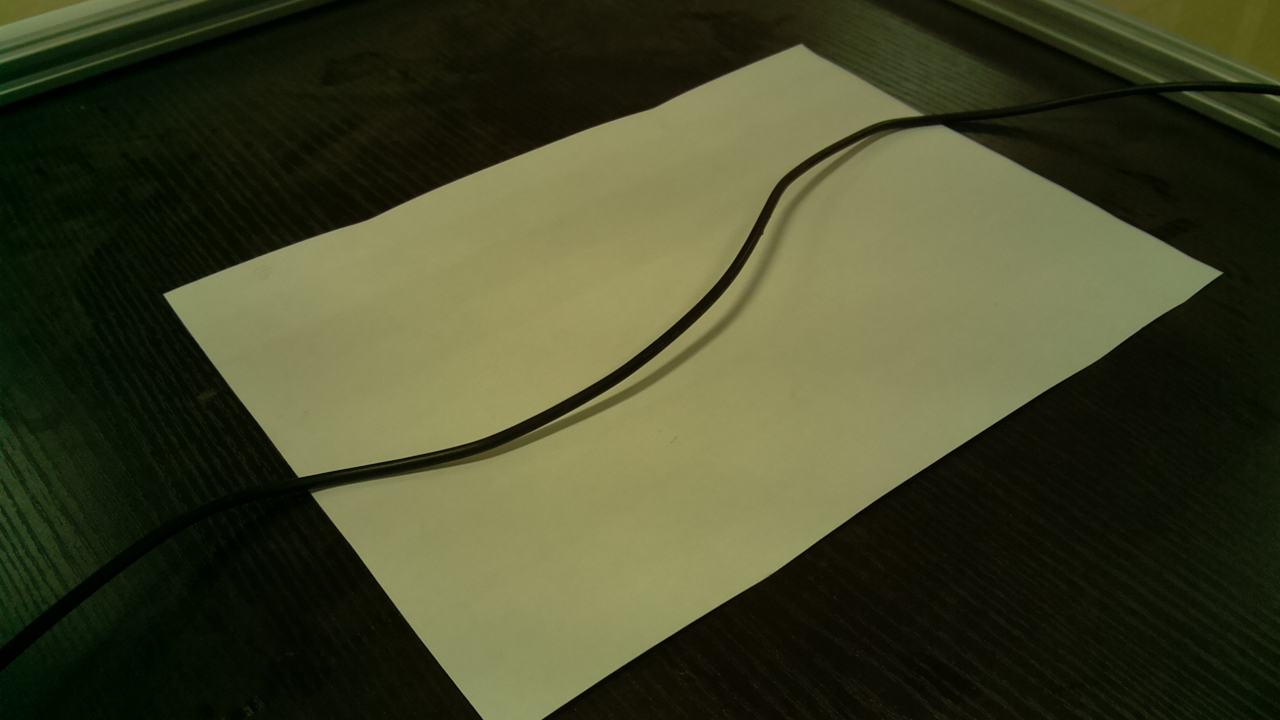
#> input picture Tube_pic/camera70_tube01.jpg, 1280 x 720 px, found by its file name
$ python findcounter.py   (older library calls are emulated)
#> lines starting #> are read from the running program, lines starting #| are printed output that depends on the picture; after the words box and inside, x2 and y2 are one past the last pixel; in counts of white or black regions, pixels touching at a corner belong together
# -*- coding: utf-8 -*-
"""
Created on Mon Nov 12 20:48:42 2018

@author: 施腾芮
"""

import cv2
import numpy as np

maxcnt = []
maxcnt2 = []

img = cv2.imread('D:\\twelve1212\\Tube_pic\\camera70_tube01.jpg')
#> img is the input picture: shape (720, 1280, 3); mean B, G, R 40.9, 69.3, 66.8
imgcopy = img.copy()
gray = cv2.cvtColor(imgcopy, cv2.COLOR_BGR2GRAY)
mask = np.zeros(gray.shape, dtype=np.uint8)
grayImage = cv2.medianBlur(gray, 5) #中值滤波
ret, binary = cv2.threshold(grayImage, 70, 200, cv2.THRESH_BINARY) #二值化 修改这个来改变轮廓条数
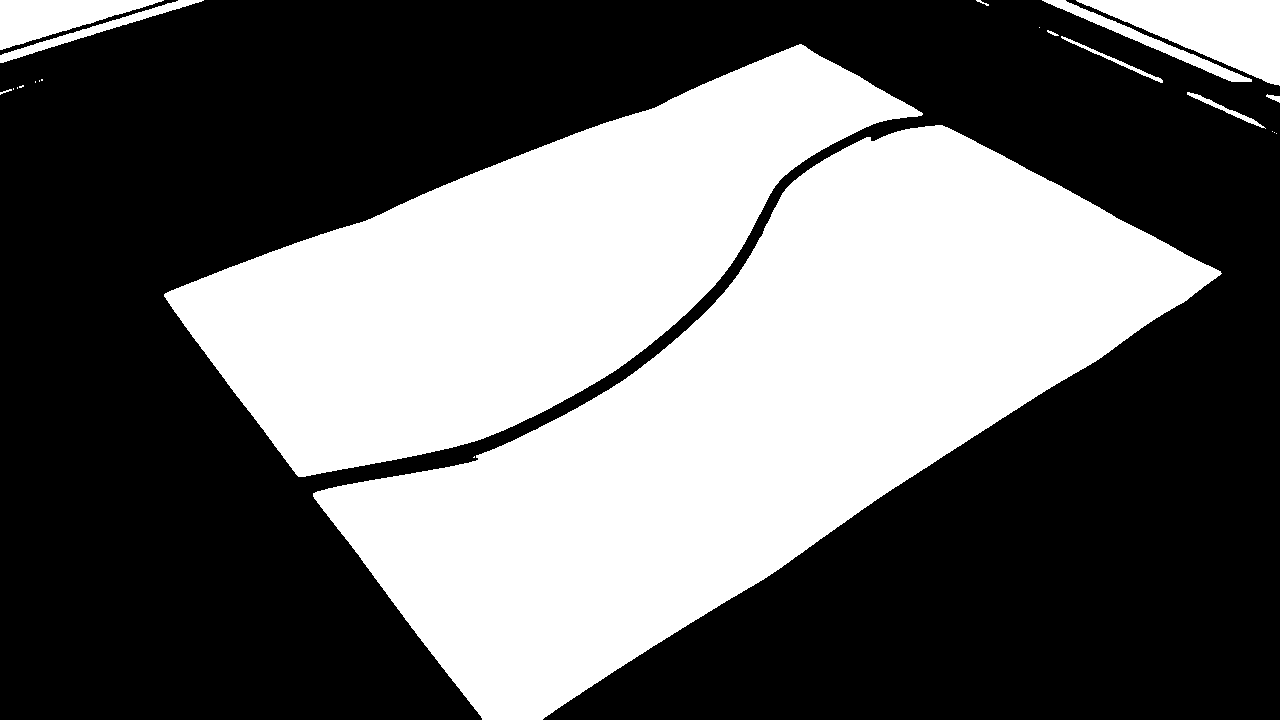
#> binary: shape (720, 1280); values 0 (black) and 200 (white), 40.8% white; 23 white regions (11 under 20 px), largest, box (x1, y1, x2, y2) and area: (313, 125, 1222, 720) 217503, (164, 44, 923, 477) 140885, (1076, 0, 1280, 86) 8997
binary = cv2.Canny(binary, 100, 255)
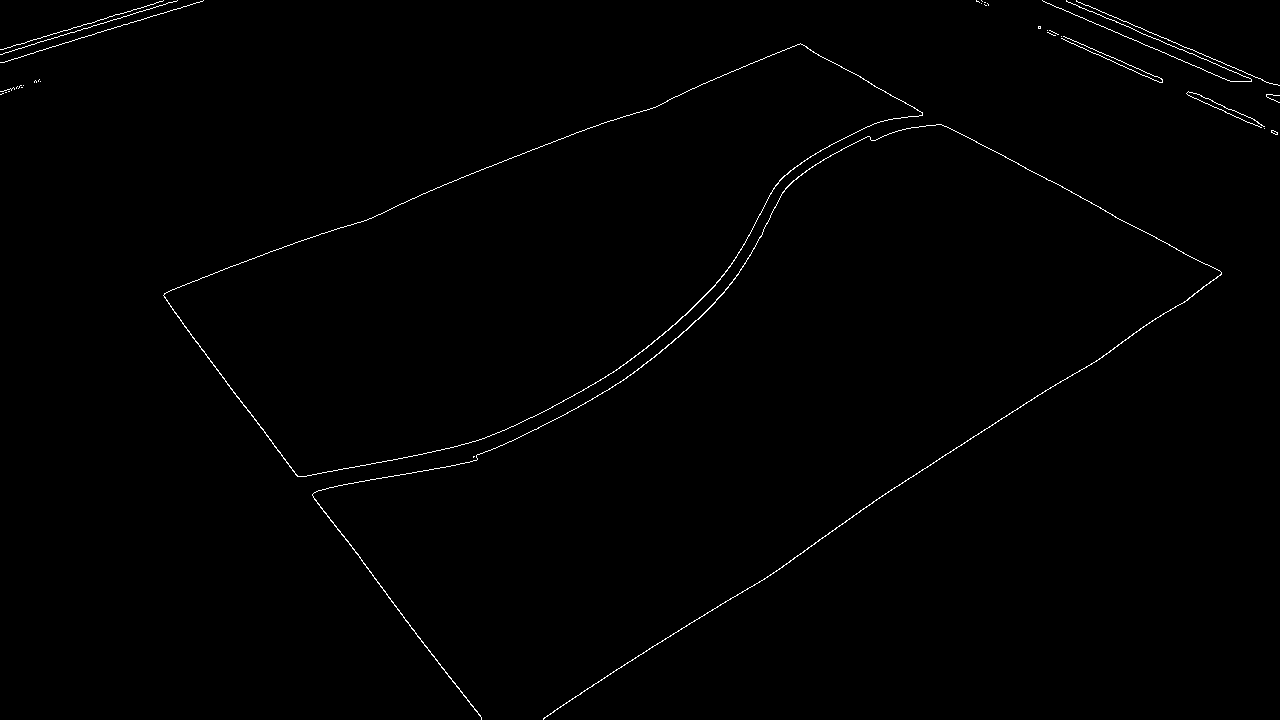
#> binary: shape (720, 1280); 0.63% white in thin lines or dots
image, contours, hierarchy = cv2.findContours(binary, cv2.RETR_EXTERNAL, cv2.CHAIN_APPROX_NONE)
#> contours = 35 contours, 33 with area under 20; largest, box (x1, y1, x2, y2) and area: (163, 43, 923, 477) 140994, (312, 124, 1222, 720) 472
#寻找最大的两个轮廓 确定合适的阈值保证maxcnt里面是两条最大的轮廓
print(len(contours))
#| 35
for i in range(len(contours)):
    perimeter = cv2.arcLength(contours[i], True)
    if perimeter > 1500:
        maxcnt.append(i)
#> this loop made 35 passes
#> perimeter on passes 1 to 8: 3.41, 17.66, 0, 4632.6, 61.21, 6.83, 2, 364.8
#> after the loop, maxcnt = [3, 17]

#for i in range(len(maxcnt)):
#    cv2.drawContours(img, contours, maxcnt[i], (255, 0, 0), 2)
cnt0 = contours[maxcnt[0]]
#> cnt0 = contour of 3728 points, box (x1, y1, x2, y2) (312, 124, 1222, 720), area 472
cnt1 = contours[maxcnt[1]]
#> cnt1 = contour of 1609 points, box (x1, y1, x2, y2) (163, 43, 923, 477), area 140994
cnt2 = np.concatenate((cnt0, cnt1),axis = 0)  #将两个轮廓数据拼接
#> cnt2 = contour of 5337 points, box (x1, y1, x2, y2) (163, 43, 1222, 720), area 141534
hull = cv2.convexHull(cnt2)
#> hull = contour of 25 points, box (x1, y1, x2, y2) (163, 43, 1222, 720), area 373160
cv2.polylines(gray, [hull], True, (255, 255, 255), 3)
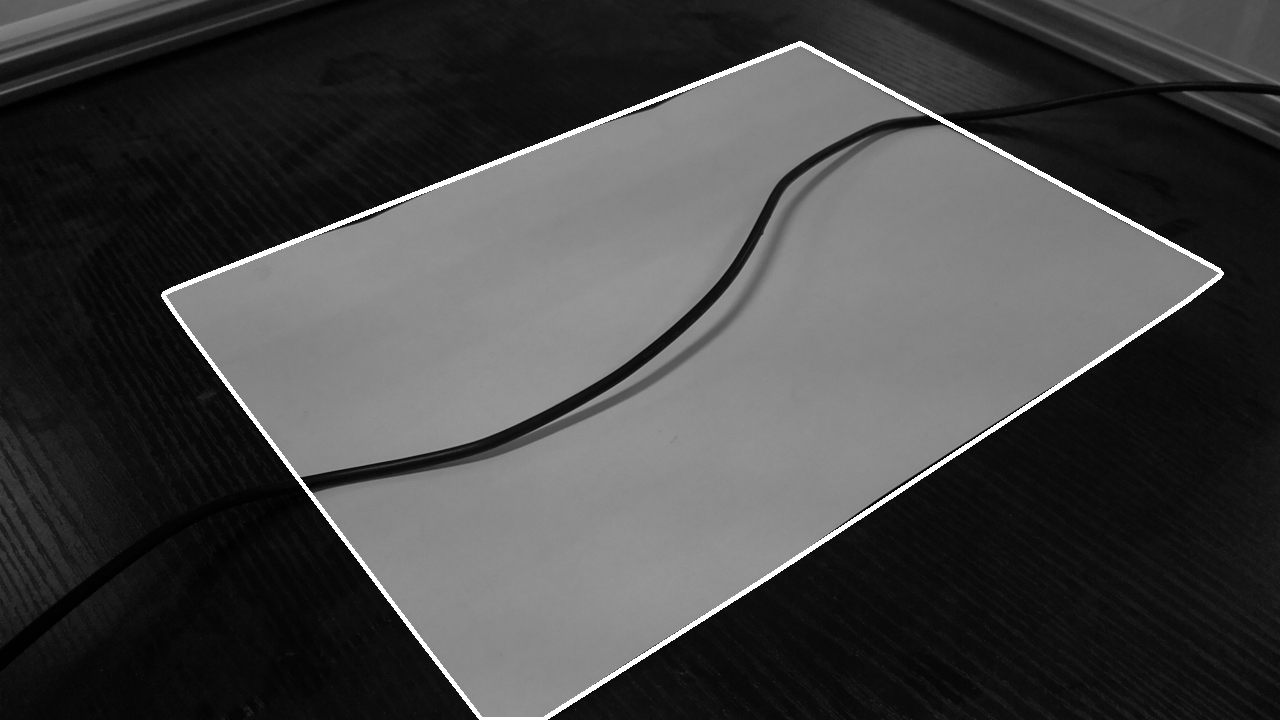
#> gray: shape (720, 1280); min 1, max 255, mean 68.3
cv2.fillPoly(mask, [hull], (255, 255, 255)) #外黑里白
#> mask: shape (720, 1280); 40.6% white; 1 white region, box (x1, y1, x2, y2) and area: (163, 43, 1222, 720) 374276
mask = cv2.bitwise_not(mask) #外白里黑
#cv2.imshow("mask", mask)
kernel = np.ones((9,9), np.uint8)
dilation = cv2.dilate(mask, kernel)
#> dilation: shape (720, 1280); 60.9% white; 1 black region, box (x1, y1, x2, y2) and area: (170, 49, 1215, 720) 360695
#masked_image = cv2.bitwise_and(gray, erosion)
masked_image = cv2.bitwise_or(gray, dilation)

ret, maskbinary = cv2.threshold(masked_image, 42, 255, cv2.THRESH_BINARY)
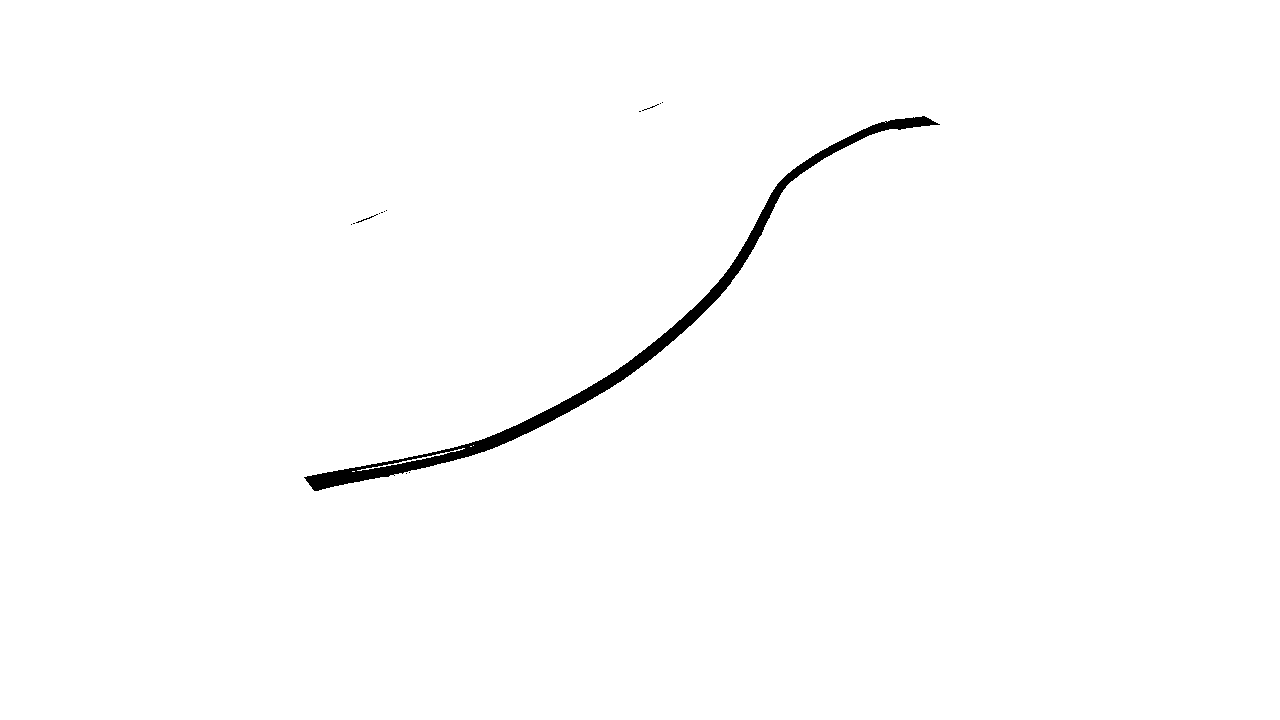
#> maskbinary: shape (720, 1280); 99.1% white; 14 black regions (12 under 20 px)
cv2.imshow("maskbinary", maskbinary)
image2, contours2, hierarchy2 = cv2.findContours(maskbinary, cv2.RETR_LIST, cv2.CHAIN_APPROX_NONE)
#> contours2 = 27 contours, 23 with area under 20; largest, box (x1, y1, x2, y2) and area: (0, 0, 1280, 720) 919601, (303, 115, 941, 492) 9082, (357, 448, 465, 471) 62, (355, 215, 375, 224) 42
#print(len(contours2))
for i in range(len(contours2)):
    conlength = cv2.arcLength(contours2[i], True)
    if conlength < 2000 and conlength > 1000: #最外围的轮廓大于2000 中间管线轮廓为1000-2000中间 需要测算
        maxcnt2.append(i)
#> this loop made 27 passes
#> conlength on passes 1 to 8: 5.66, 5.66, 5.66, 4, 232.2, 2, 0, 5.66
#> after the loop, maxcnt2 = [16]
print(len(maxcnt2))
#| 1
cv2.drawContours(img, contours2, maxcnt2[0], (255, 0, 0), 1)

cv2.imshow("finalimage", img)
cv2.waitKey(0)
cv2.destroyAllWindows()

$ run again, with Tube_pic/camera70_tube02.jpg copied over Tube_pic/camera70_tube01.jpg
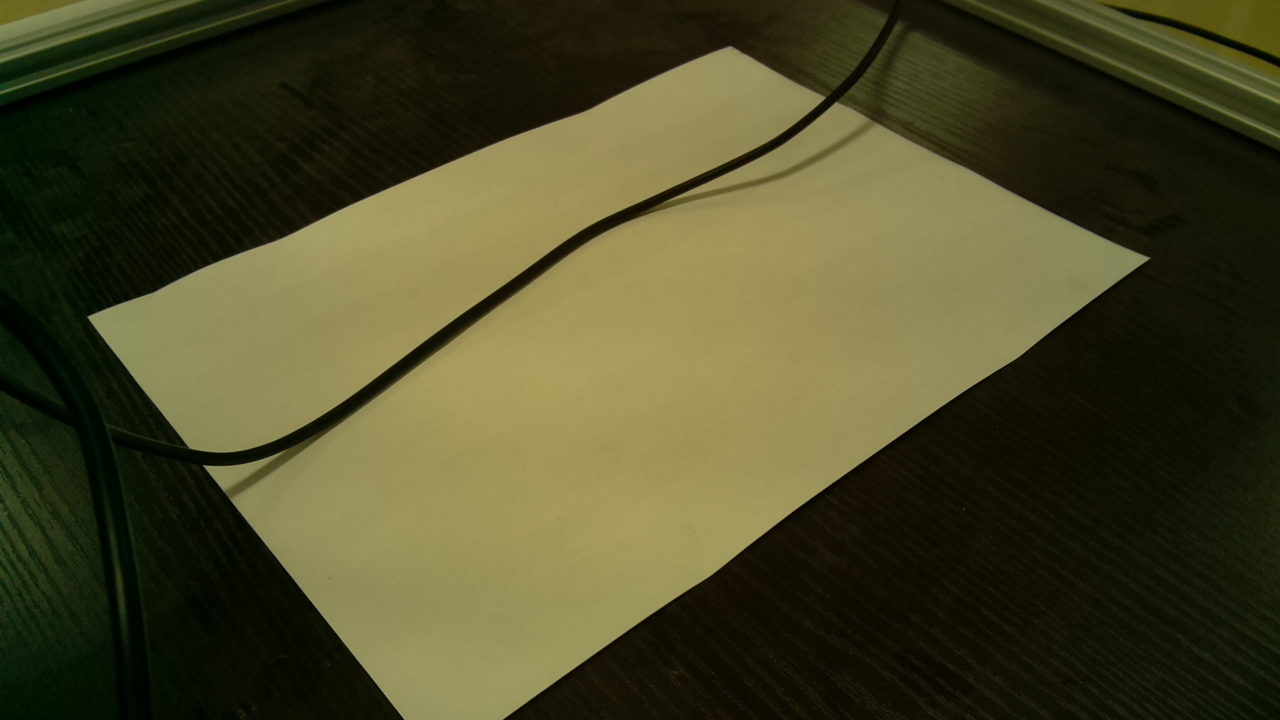
#> input picture Tube_pic/camera70_tube02.jpg, 1280 x 720 px, found by its file name
#> img is the input picture: shape (720, 1280, 3); mean B, G, R 39.3, 71.8, 73.7
#> `binary = cv2.Canny(binary, 100, 255)`:
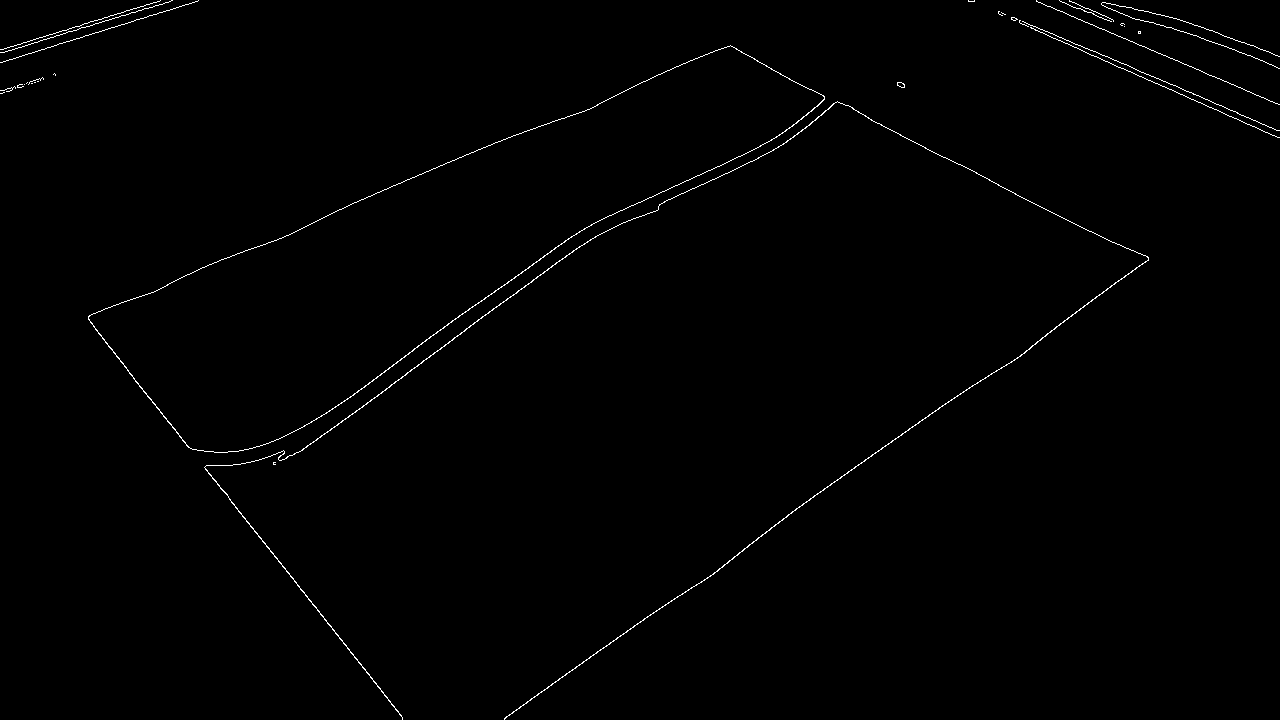
#> binary: shape (720, 1280); 0.66% white in thin lines or dots
#> contours = 31 contours, 28 with area under 20; largest, box (x1, y1, x2, y2) and area: (88, 45, 825, 453) 99902, (204, 101, 1149, 720) 610, (897, 82, 905, 88) 27
#| 31
#> the loop `for i in range(len(contours)):` made 31 passes
#> perimeter on passes 1 to 8: 10.83, 4710.3, 8.83, 53.46, 0, 26.49, 2, 21.66
#> after the loop `for i in range(len(contours)):`: maxcnt = [1, 13]
#> cnt0 = contour of 3722 points, box (x1, y1, x2, y2) (204, 101, 1149, 720), area 610
#> cnt1 = contour of 1506 points, box (x1, y1, x2, y2) (88, 45, 825, 453), area 99902
#> cnt2 = contour of 5228 points, box (x1, y1, x2, y2) (88, 45, 1149, 720), area 100512
#> hull = contour of 23 points, box (x1, y1, x2, y2) (88, 45, 1149, 720), area 376256
#> dilation: shape (720, 1280); 60.5% white; 1 black region, box (x1, y1, x2, y2) and area: (95, 51, 1141, 720) 363951
#> `ret, maskbinary = cv2.threshold(masked_image, 42, 255, cv2.THRESH_BINA..`:
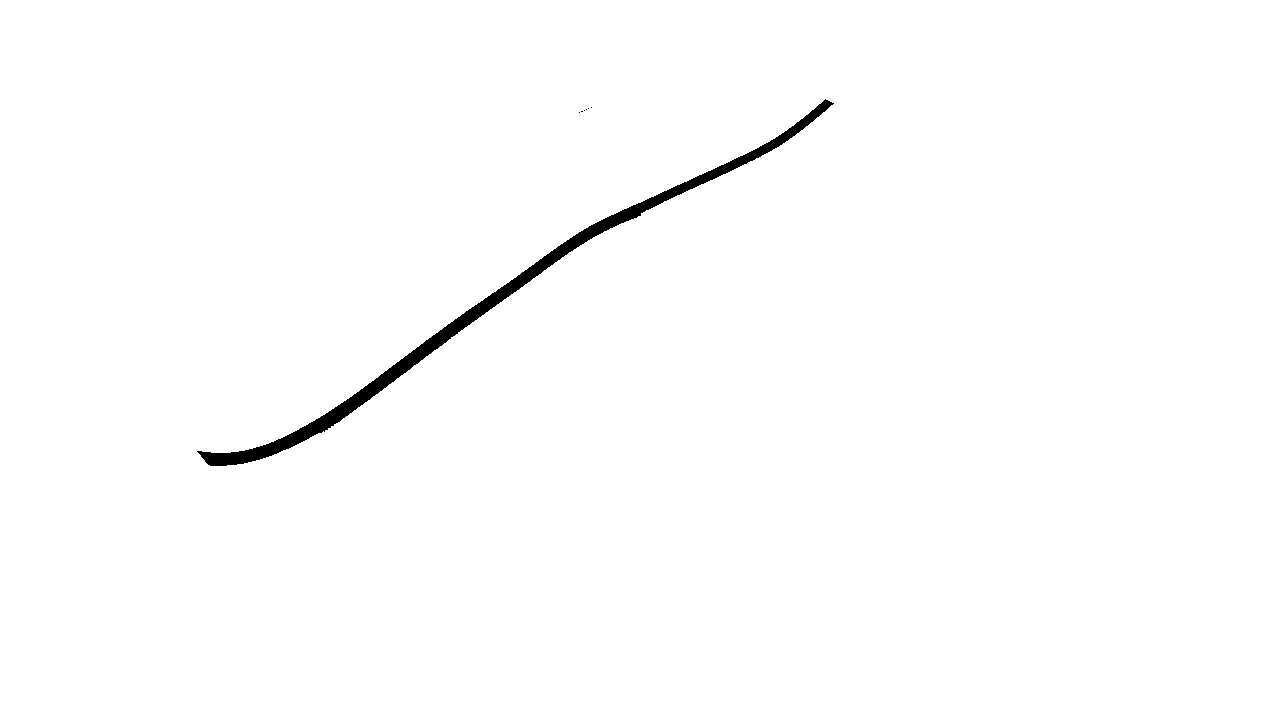
#> maskbinary: shape (720, 1280); 99.1% white; 7 black regions (6 under 20 px)
#> contours2 = 8 contours, 6 with area under 20; largest, box (x1, y1, x2, y2) and area: (0, 0, 1280, 720) 919601, (196, 98, 835, 467) 8911
#> the loop `for i in range(len(contours2)):` made 8 passes
#> conlength on passes 1 to 8: 5.66, 7.66, 5.66, 5.66, 5.66, 5.66, 1589.2, 3996
#> after the loop `for i in range(len(contours2)):`: maxcnt2 = [6]
#| 1
